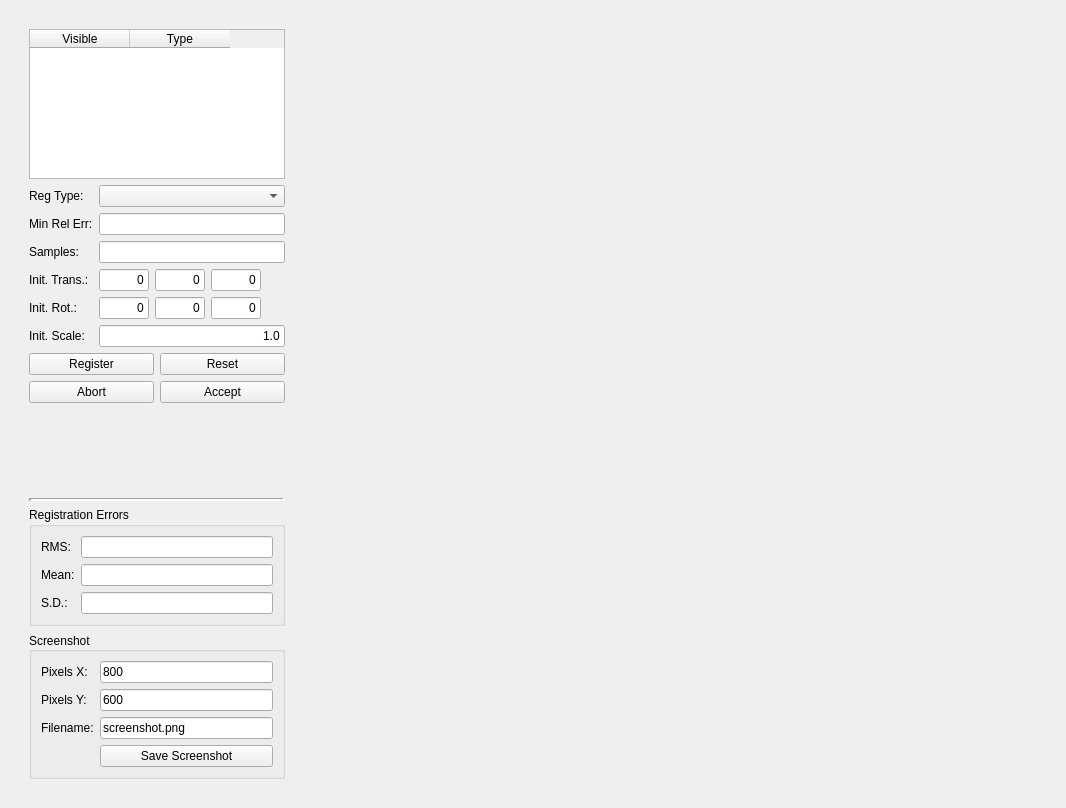
<?xml version="1.0" encoding="UTF-8"?>
<ui version="4.0">
 <class>RegistrationViewerWidget</class>
 <widget class="QWidget" name="RegistrationViewerWidget">
  <property name="geometry">
   <rect>
    <x>0</x>
    <y>0</y>
    <width>1066</width>
    <height>808</height>
   </rect>
  </property>
  <property name="windowTitle">
   <string>Point-to-Point Registration</string>
  </property>
  <layout class="QHBoxLayout" name="horizontalLayout">
   <item>
    <widget class="QWidget" name="widget" native="true">
     <property name="enabled">
      <bool>true</bool>
     </property>
     <property name="sizePolicy">
      <sizepolicy hsizetype="Preferred" vsizetype="Preferred">
       <horstretch>0</horstretch>
       <verstretch>0</verstretch>
      </sizepolicy>
     </property>
     <property name="maximumSize">
      <size>
       <width>16777215</width>
       <height>16777215</height>
      </size>
     </property>
     <layout class="QGridLayout" name="gridLayout">
      <item row="0" column="0">
       <widget class="QWidget" name="widget_2" native="true">
        <property name="maximumSize">
         <size>
          <width>500</width>
          <height>16777215</height>
         </size>
        </property>
        <layout class="QVBoxLayout" name="verticalLayout_3">
         <item>
          <layout class="QVBoxLayout" name="verticalLayout">
           <property name="sizeConstraint">
            <enum>QLayout::SetDefaultConstraint</enum>
           </property>
           <item>
            <widget class="QTableWidget" name="tableWidget">
             <property name="sizePolicy">
              <sizepolicy hsizetype="Preferred" vsizetype="Maximum">
               <horstretch>0</horstretch>
               <verstretch>0</verstretch>
              </sizepolicy>
             </property>
             <property name="minimumSize">
              <size>
               <width>0</width>
               <height>0</height>
              </size>
             </property>
             <property name="maximumSize">
              <size>
               <width>16777215</width>
               <height>150</height>
              </size>
             </property>
             <property name="sortingEnabled">
              <bool>false</bool>
             </property>
             <attribute name="horizontalHeaderVisible">
              <bool>true</bool>
             </attribute>
             <attribute name="horizontalHeaderCascadingSectionResizes">
              <bool>false</bool>
             </attribute>
             <attribute name="horizontalHeaderDefaultSectionSize">
              <number>100</number>
             </attribute>
             <column>
              <property name="text">
               <string>Visible</string>
              </property>
             </column>
             <column>
              <property name="text">
               <string>Type</string>
              </property>
             </column>
            </widget>
           </item>
           <item>
            <layout class="QFormLayout" name="formLayout_2">
             <property name="fieldGrowthPolicy">
              <enum>QFormLayout::AllNonFixedFieldsGrow</enum>
             </property>
             <item row="0" column="0">
              <widget class="QLabel" name="label_3">
               <property name="text">
                <string>Reg Type:</string>
               </property>
              </widget>
             </item>
             <item row="0" column="1">
              <widget class="QComboBox" name="regMethodsComboBox"/>
             </item>
             <item row="1" column="0">
              <widget class="QLabel" name="label_2">
               <property name="text">
                <string>Min Rel Err:</string>
               </property>
              </widget>
             </item>
             <item row="1" column="1">
              <widget class="QLineEdit" name="xtolLineEdit"/>
             </item>
             <item row="2" column="0">
              <widget class="QLabel" name="label">
               <property name="text">
                <string>Samples:</string>
               </property>
              </widget>
             </item>
             <item row="2" column="1">
              <widget class="QLineEdit" name="samplesLineEdit"/>
             </item>
             <item row="3" column="0">
              <widget class="QLabel" name="label_4">
               <property name="text">
                <string>Init. Trans.:</string>
               </property>
              </widget>
             </item>
             <item row="4" column="0">
              <widget class="QLabel" name="label_5">
               <property name="text">
                <string>Init. Rot.:</string>
               </property>
              </widget>
             </item>
             <item row="4" column="1">
              <layout class="QHBoxLayout" name="initRotLayout">
               <item>
                <widget class="QLineEdit" name="initRotZLineEdit">
                 <property name="maximumSize">
                  <size>
                   <width>50</width>
                   <height>16777215</height>
                  </size>
                 </property>
                 <property name="text">
                  <string>0</string>
                 </property>
                 <property name="alignment">
                  <set>Qt::AlignRight|Qt::AlignTrailing|Qt::AlignVCenter</set>
                 </property>
                </widget>
               </item>
               <item>
                <widget class="QLineEdit" name="initRotXLineEdit">
                 <property name="maximumSize">
                  <size>
                   <width>50</width>
                   <height>16777215</height>
                  </size>
                 </property>
                 <property name="text">
                  <string>0</string>
                 </property>
                 <property name="alignment">
                  <set>Qt::AlignRight|Qt::AlignTrailing|Qt::AlignVCenter</set>
                 </property>
                </widget>
               </item>
               <item>
                <widget class="QLineEdit" name="initRotYLineEdit">
                 <property name="maximumSize">
                  <size>
                   <width>50</width>
                   <height>16777215</height>
                  </size>
                 </property>
                 <property name="text">
                  <string>0</string>
                 </property>
                 <property name="alignment">
                  <set>Qt::AlignRight|Qt::AlignTrailing|Qt::AlignVCenter</set>
                 </property>
                </widget>
               </item>
              </layout>
             </item>
             <item row="3" column="1">
              <layout class="QHBoxLayout" name="initTransLayout">
               <item>
                <widget class="QLineEdit" name="initTransXLineEdit">
                 <property name="maximumSize">
                  <size>
                   <width>50</width>
                   <height>16777215</height>
                  </size>
                 </property>
                 <property name="text">
                  <string>0</string>
                 </property>
                 <property name="alignment">
                  <set>Qt::AlignRight|Qt::AlignTrailing|Qt::AlignVCenter</set>
                 </property>
                </widget>
               </item>
               <item>
                <widget class="QLineEdit" name="initTransYLineEdit">
                 <property name="maximumSize">
                  <size>
                   <width>50</width>
                   <height>16777215</height>
                  </size>
                 </property>
                 <property name="text">
                  <string>0</string>
                 </property>
                 <property name="alignment">
                  <set>Qt::AlignRight|Qt::AlignTrailing|Qt::AlignVCenter</set>
                 </property>
                </widget>
               </item>
               <item>
                <widget class="QLineEdit" name="initTransZLineEdit">
                 <property name="maximumSize">
                  <size>
                   <width>50</width>
                   <height>16777215</height>
                  </size>
                 </property>
                 <property name="text">
                  <string>0</string>
                 </property>
                 <property name="alignment">
                  <set>Qt::AlignRight|Qt::AlignTrailing|Qt::AlignVCenter</set>
                 </property>
                </widget>
               </item>
              </layout>
             </item>
             <item row="5" column="1">
              <widget class="QLineEdit" name="initScaleLineEdit">
               <property name="text">
                <string>1.0</string>
               </property>
               <property name="alignment">
                <set>Qt::AlignRight|Qt::AlignTrailing|Qt::AlignVCenter</set>
               </property>
              </widget>
             </item>
             <item row="5" column="0">
              <widget class="QLabel" name="label_6">
               <property name="text">
                <string>Init. Scale:</string>
               </property>
              </widget>
             </item>
            </layout>
           </item>
           <item>
            <layout class="QGridLayout" name="gridLayout_2">
             <item row="0" column="0">
              <widget class="QPushButton" name="registerButton">
               <property name="text">
                <string>Register</string>
               </property>
              </widget>
             </item>
             <item row="0" column="1">
              <widget class="QPushButton" name="resetButton">
               <property name="text">
                <string>Reset</string>
               </property>
              </widget>
             </item>
             <item row="1" column="1">
              <widget class="QPushButton" name="acceptButton">
               <property name="text">
                <string>Accept</string>
               </property>
              </widget>
             </item>
             <item row="1" column="0">
              <widget class="QPushButton" name="abortButton">
               <property name="text">
                <string>Abort</string>
               </property>
              </widget>
             </item>
            </layout>
           </item>
           <item>
            <spacer name="verticalSpacer">
             <property name="orientation">
              <enum>Qt::Vertical</enum>
             </property>
             <property name="sizeHint" stdset="0">
              <size>
               <width>20</width>
               <height>40</height>
              </size>
             </property>
            </spacer>
           </item>
           <item>
            <widget class="Line" name="line">
             <property name="lineWidth">
              <number>3</number>
             </property>
             <property name="orientation">
              <enum>Qt::Horizontal</enum>
             </property>
            </widget>
           </item>
           <item>
            <widget class="QGroupBox" name="errorGroup">
             <property name="title">
              <string>Registration Errors</string>
             </property>
             <layout class="QFormLayout" name="formLayout_3">
              <item row="0" column="1">
               <widget class="QLineEdit" name="RMSELineEdit">
                <property name="alignment">
                 <set>Qt::AlignRight|Qt::AlignTrailing|Qt::AlignVCenter</set>
                </property>
                <property name="readOnly">
                 <bool>true</bool>
                </property>
               </widget>
              </item>
              <item row="0" column="0">
               <widget class="QLabel" name="RMSELabel">
                <property name="text">
                 <string>RMS:</string>
                </property>
               </widget>
              </item>
              <item row="1" column="1">
               <widget class="QLineEdit" name="meanErrorLineEdit">
                <property name="alignment">
                 <set>Qt::AlignRight|Qt::AlignTrailing|Qt::AlignVCenter</set>
                </property>
                <property name="readOnly">
                 <bool>true</bool>
                </property>
               </widget>
              </item>
              <item row="2" column="1">
               <widget class="QLineEdit" name="SDLineEdit">
                <property name="alignment">
                 <set>Qt::AlignRight|Qt::AlignTrailing|Qt::AlignVCenter</set>
                </property>
                <property name="readOnly">
                 <bool>true</bool>
                </property>
               </widget>
              </item>
              <item row="1" column="0">
               <widget class="QLabel" name="meanErrorLabel">
                <property name="text">
                 <string>Mean:</string>
                </property>
               </widget>
              </item>
              <item row="2" column="0">
               <widget class="QLabel" name="SDLabel">
                <property name="text">
                 <string>S.D.:</string>
                </property>
               </widget>
              </item>
             </layout>
            </widget>
           </item>
           <item>
            <widget class="QGroupBox" name="screenshotgroup">
             <property name="title">
              <string>Screenshot</string>
             </property>
             <property name="alignment">
              <set>Qt::AlignLeading|Qt::AlignLeft|Qt::AlignVCenter</set>
             </property>
             <layout class="QFormLayout" name="formLayout">
              <property name="fieldGrowthPolicy">
               <enum>QFormLayout::AllNonFixedFieldsGrow</enum>
              </property>
              <item row="0" column="0">
               <widget class="QLabel" name="pixelsXLabel">
                <property name="sizePolicy">
                 <sizepolicy hsizetype="Fixed" vsizetype="Preferred">
                  <horstretch>0</horstretch>
                  <verstretch>0</verstretch>
                 </sizepolicy>
                </property>
                <property name="text">
                 <string>Pixels X:</string>
                </property>
               </widget>
              </item>
              <item row="0" column="1">
               <widget class="QLineEdit" name="screenshotPixelXLineEdit">
                <property name="sizePolicy">
                 <sizepolicy hsizetype="Expanding" vsizetype="Fixed">
                  <horstretch>0</horstretch>
                  <verstretch>0</verstretch>
                 </sizepolicy>
                </property>
                <property name="text">
                 <string>800</string>
                </property>
               </widget>
              </item>
              <item row="1" column="0">
               <widget class="QLabel" name="pixelsYLabel">
                <property name="sizePolicy">
                 <sizepolicy hsizetype="Fixed" vsizetype="Preferred">
                  <horstretch>0</horstretch>
                  <verstretch>0</verstretch>
                 </sizepolicy>
                </property>
                <property name="text">
                 <string>Pixels Y:</string>
                </property>
               </widget>
              </item>
              <item row="1" column="1">
               <widget class="QLineEdit" name="screenshotPixelYLineEdit">
                <property name="sizePolicy">
                 <sizepolicy hsizetype="Expanding" vsizetype="Fixed">
                  <horstretch>0</horstretch>
                  <verstretch>0</verstretch>
                 </sizepolicy>
                </property>
                <property name="text">
                 <string>600</string>
                </property>
               </widget>
              </item>
              <item row="2" column="0">
               <widget class="QLabel" name="screenshotFilenameLabel">
                <property name="text">
                 <string>Filename:</string>
                </property>
               </widget>
              </item>
              <item row="2" column="1">
               <widget class="QLineEdit" name="screenshotFilenameLineEdit">
                <property name="sizePolicy">
                 <sizepolicy hsizetype="Expanding" vsizetype="Fixed">
                  <horstretch>0</horstretch>
                  <verstretch>0</verstretch>
                 </sizepolicy>
                </property>
                <property name="text">
                 <string>screenshot.png</string>
                </property>
               </widget>
              </item>
              <item row="3" column="1">
               <widget class="QPushButton" name="screenshotSaveButton">
                <property name="sizePolicy">
                 <sizepolicy hsizetype="Preferred" vsizetype="Fixed">
                  <horstretch>0</horstretch>
                  <verstretch>0</verstretch>
                 </sizepolicy>
                </property>
                <property name="text">
                 <string>Save Screenshot</string>
                </property>
               </widget>
              </item>
             </layout>
            </widget>
           </item>
          </layout>
         </item>
        </layout>
       </widget>
      </item>
      <item row="0" column="1">
       <widget class="SceneviewerWidget" name="sceneviewerWidget" native="true">
        <property name="sizePolicy">
         <sizepolicy hsizetype="Preferred" vsizetype="Expanding">
          <horstretch>1</horstretch>
          <verstretch>1</verstretch>
         </sizepolicy>
        </property>
       </widget>
      </item>
     </layout>
    </widget>
   </item>
  </layout>
 </widget>
 <customwidgets>
  <customwidget>
   <class>SceneviewerWidget</class>
   <extends>QWidget</extends>
   <header>mapclientplugins/pointwiserigidregistrationstep/sceneviewerwidget.h</header>
   <container>1</container>
  </customwidget>
 </customwidgets>
 <resources/>
 <connections/>
</ui>
